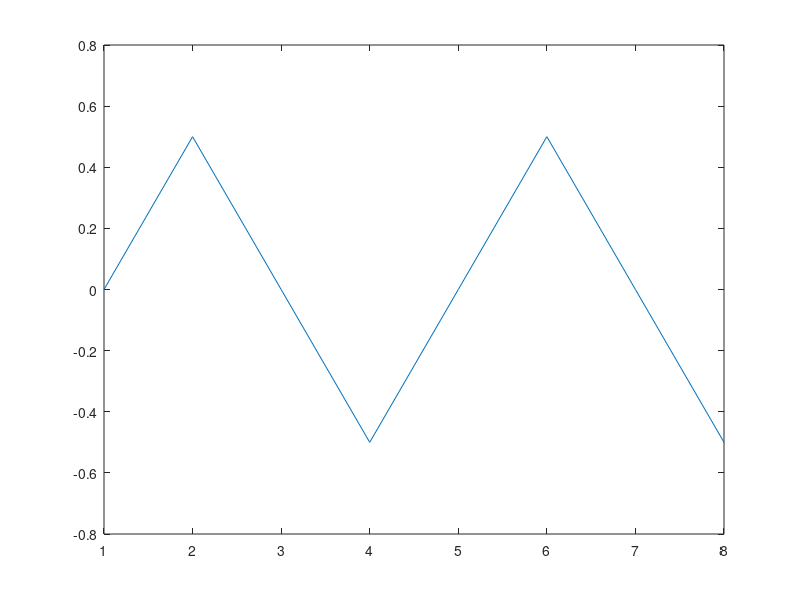
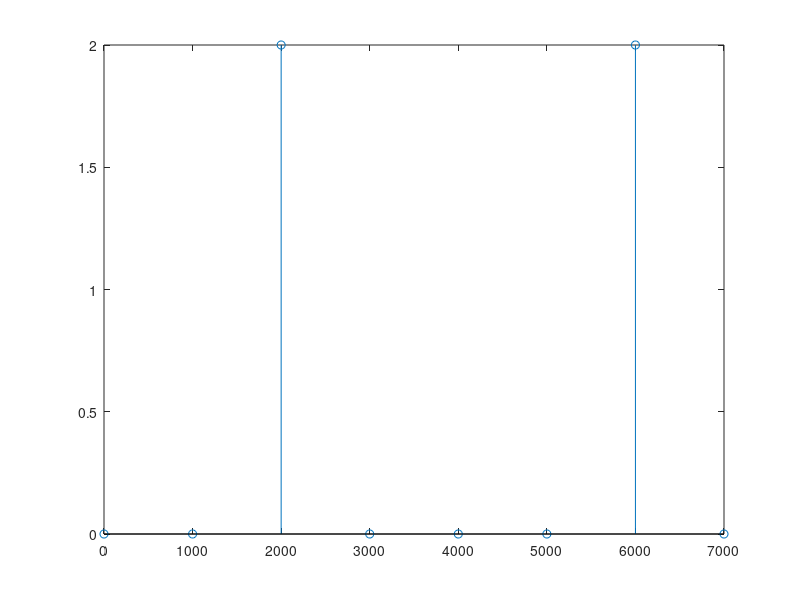
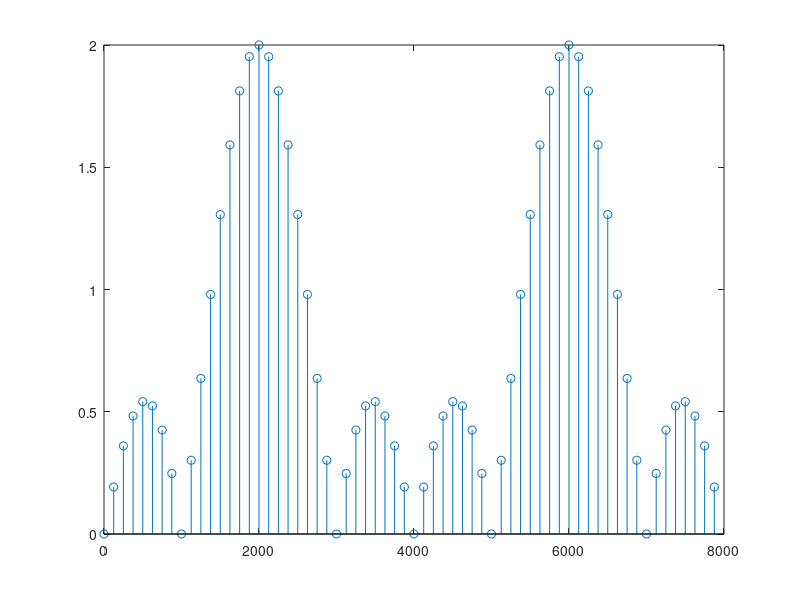

The MATLAB source for these figures, in order:
#semnalul initial
A1 = 1;
A2 = 0.5;
fs = 8000;
f1 = 0;
f2 = 2000;
ft = 1 / fs;
N = 8;
k2 = [0:7];
K = 64;



s1 = zeros(1, N);
s2 = zeros(1, N);
s = zeros(1, N);


for n = 1: N
  s1(n) = A1 * sin(2 * pi * f1 * k2(n) * ft);
endfor

for n = 1: N
  s2(n) = A2 * sin(2 * pi * f2 * k2(n) * ft);
endfor

for n = 1: N
  s(n) = s1(n) + s2(n);
endfor

plot(s);
figure

#fft
fx1 = zeros(1, N);
fidx1 = (fs / N) * linspace(0,N-1,N);
spectrum2 = fft(s, N);
stem(fidx1, abs(spectrum2));
figure

#add 0 + fft
s_prim = zeros(1, K);
for i = 1 : N
  s_prim(i) = s(i);
endfor

fx1 = zeros(1, K);
fidx1 = (fs / K) * linspace(0,K-1,K);
spectrum2 = fft(s_prim, K);
stem(fidx1, abs(spectrum2));